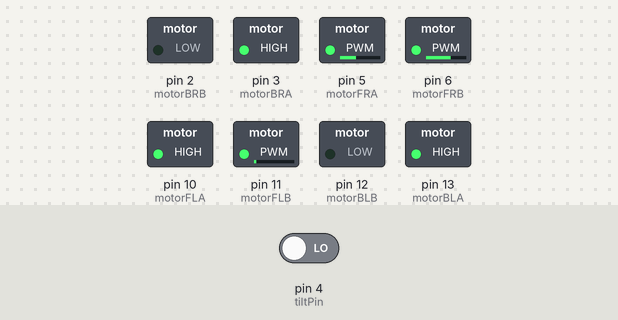
A sketch run on a simulated Arduino Uno, built with avr-gcc and run on an emulated ATmega328P. Shown: switched loads named in the sketch (green lamp = pin HIGH). The inputs (shaded band) are chosen by the test bench; at power-on: pin 4 (tiltPin) LOW.

Above: at 0.1 s.
Timing chart, 0 to 1.6 s (numbered marks = the images above):
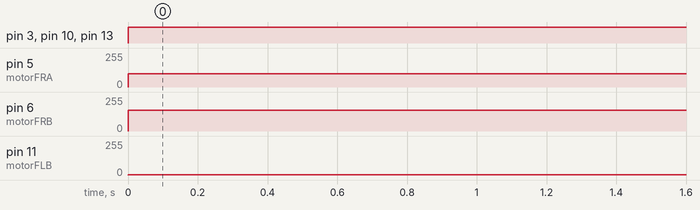

Measured:
- by itself, pin 3 (motorBRA), pin 10 (motorFLA), pin 13 (motorBLA): LOW → HIGH at 0.00 s
- by itself, pin 5 (motorFRA): 0/255 → 100/255 at 0.00 s
- by itself, pin 6 (motorFRB): 0/255 → 156/255 at 0.00 s
- by itself, pin 11 (motorFLB): 0/255 → 1/255 at 0.00 s

The sketch:

Comp208_Scaling_state_machine_code.ino
```cpp
#include <Encoder.h>  // not used at the moment
// attach to correct pin outs when Ultrasonic sensor is added onto frame
#define echoPin 8
#define trigPin 9

enum RobotState_enum { FORWARD,
                       TURNING };  //State of the Robot
enum SensorStates_enum { STAIR,
                         GROUND };  //State of the Sensors
static RobotState_enum states; //Instance of the robot state
static SensorStates_enum sensors; //Instance of the sensor state

//pins for wheel left
int motorBRA = 3;
int motorBRB = 2;
//int motorWLE = 0;

//pins for motor wheel right
int motorBLA = 13;
int motorBLB = 12;
//int motorWRE = 0;

//pins for hook wheel right (PWM pins)
int motorFRA = 5;
int motorFRB = 6;

//pins for hook wheel left (PWM pins)
int motorFLA = 10;
int motorFLB = 11;

//pin for ultrasonic sensor
int ultrasonicFront;

//variable for threshold distance of ultrasonic sensor readings
int setDist;
int usDuration;
int usSpeed;
int usDistance;

// tilt counter variables
int tiltCounter;
int firstTilt;
int secondTilt;
unsigned long second = 1000;
unsigned long timer = 0;
int tiltPin = 4;

//Misc variables for alternate code
bool ground = false;

void motorDriving(int speed, int motorA, int motorB) {  //function for motor driving

  //Make sure speed is within the bounds
  if (speed < -255) {
    speed = -255;
  }
  if (speed > 255) {
    speed = 255;
  }

  //sets motors to spin forward, backwards or not at all depending on the sppeed
  if (speed > 0) {
    analogWrite(motorA, speed);
    analogWrite(motorB, -speed);
  }
  if (speed < 0) {
    analogWrite(motorA, -speed);
    analogWrite(motorB, speed);
  }
  if (speed == 0) {
    analogWrite(motorA, 0);
    analogWrite(motorB, 0);
  }

}


void setup() {
  //set the pin modes of the motor pins and encoder pins
  pinMode(tiltPin, INPUT);
  pinMode(motorBRA, OUTPUT);
  pinMode(motorBRB, OUTPUT);
  //pinMode(motorE, OUTPUT);
  pinMode(motorBLA, OUTPUT);
  pinMode(motorBLB, OUTPUT);
  //pinMode(motorWRE, OUTPUT);
  pinMode(motorFRA,OUTPUT);
  pinMode(motorFRB,OUTPUT);
  pinMode(motorFLA,OUTPUT);
  pinMode(motorFLB,OUTPUT);
  firstTilt = digitalRead(tiltPin);
  Serial.begin(9600);
}

void loop(){


 secondTilt = digitalRead(tiltPin);  //if the tilt sensor is not tilted and it isnt the first time this has happened, the robot needs to turn
  if (secondTilt == firstTilt && tiltCounter == 1){
    sensors = GROUND;
  }
  if(secondTilt != firstTilt){ //ensures that turning does not occur immediately
     tiltCounter ++;
  }
  else{ //base state is stair climbing
    sensors = STAIR;
  }

  if (tiltCounter = 0) {
    // loop
    // go forward, turn right if something is close
    // until no wall, go forward
    digitalWrite(trigPin, LOW);
    delayMicroseconds(2);
    digitalWrite(trigPin, HIGH);
    delayMicroseconds(10);
    digitalWrite(trigPin, LOW);
    // Reads the echoPin, returns the sound wave travel time in microseconds
    usDuration = pulseIn(echoPin, HIGH);  //time
    usSpeed = 0.034;
    usDistance = usSpeed * usDuration / 2;  //distance = speed x time / 2
    Serial.println(usDistance);
  }
   stairStates(sensors);
}


void stairStates(uint8_t sensors) {
  switch (states) {
    /*if the robot is tilted run the turning code, else run the moving upward code*/
    case FORWARD:
    if(sensors == GROUND){
    motorStop(); //should prevent gears stalling or catching
    states = TURNING;
    }
    else{
      movingUpward();
    }
    break;

    case TURNING:
    if(sensors == STAIR){
      motorStop();
      states = FORWARD;
    }
    else
      turning();
    break;


   default:
    states = FORWARD;

  }

 }

 void motorStop(){ //stops all the motors
    motorDriving(0, motorFLA, motorFLB);
    motorDriving(0, motorFRA, motorFRB);
    digitalWrite(motorBRA, LOW);
    digitalWrite(motorBRB, LOW);
    digitalWrite(motorBLA, LOW);
    digitalWrite(motorBLB, LOW);
 }
 void movingUpward(){ //Moves forward, slower back wheels to prevent collisions
   motorDriving(-255, motorFLA, motorFLB);
    motorDriving(100, motorFRA, motorFRB);
    digitalWrite(motorBRA, HIGH);
    digitalWrite(motorBRB, LOW);
    digitalWrite(motorBLA, HIGH);
    digitalWrite(motorBLB, LOW);
 }


void turning(){ //moves backwards while turning right when below threshold distance
    if(usDistance < setDist){
    motorDriving(255, motorFLA, motorFLB);
    motorDriving(-255, motorFRA, motorFRB);
    digitalWrite(motorBRA, LOW);
    digitalWrite(motorBRB, HIGH);
    digitalWrite(motorBLA, LOW);
    digitalWrite(motorBLB, HIGH);
    }

else{ //turns right
    motorDriving(-255, motorFLA, motorFLB);
    motorDriving(100, motorFRA, motorFRB);
    digitalWrite(motorBRA, LOW);
    digitalWrite(motorBRB, HIGH);
    digitalWrite(motorBLA, HIGH);
    digitalWrite(motorBLB, LOW);
}

/*
    if(analogRead(ultrasonicFront) < setDist){
    motorDriving(255, motorFLA, motorFLB);
    motorDriving(-255, motorFRA, motorFRB);
    digitalWrite(motorBRA, LOW);
    digitalWrite(motorBRB, HIGH);
    digitalWrite(motorBLA, LOW);
    digitalWrite(motorBLB, HIGH); */

}
void altSensing(){

  //Checks to see if the current state of the tilt counter is the same as the inital state, it does this every 500 miliseconds for 2.5 seconds
  if(millis() - timer > 2500){
    timer = millis();

  }
  else if (millis() - timer  > 500){
    if(secondTilt != firstTilt){
      tiltCounter += 1;
    } else {
      tiltCounter = 0;
    }
  }
  else if (tiltCounter >= 5){
    tiltCounter = 0;
    firstTilt = digitalRead(tiltPin);
    ground = !ground;
    /*The idea is that this would change the state as to change between whether ground is true (the robot is flat)
    or ground is false (the robot is on the stairs)*/
  }
 }
```
